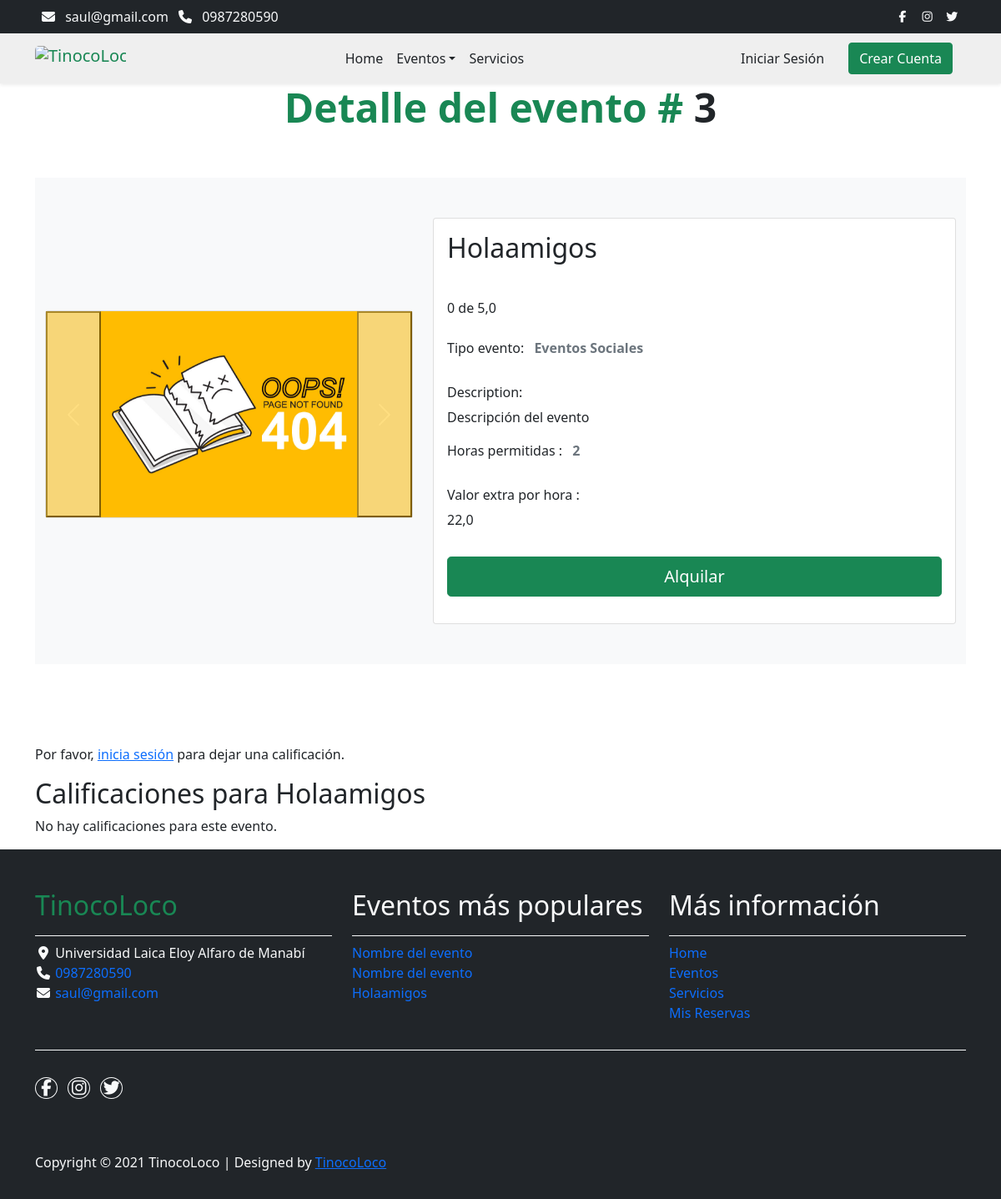
Before: /eventos/3/ with the older database file.
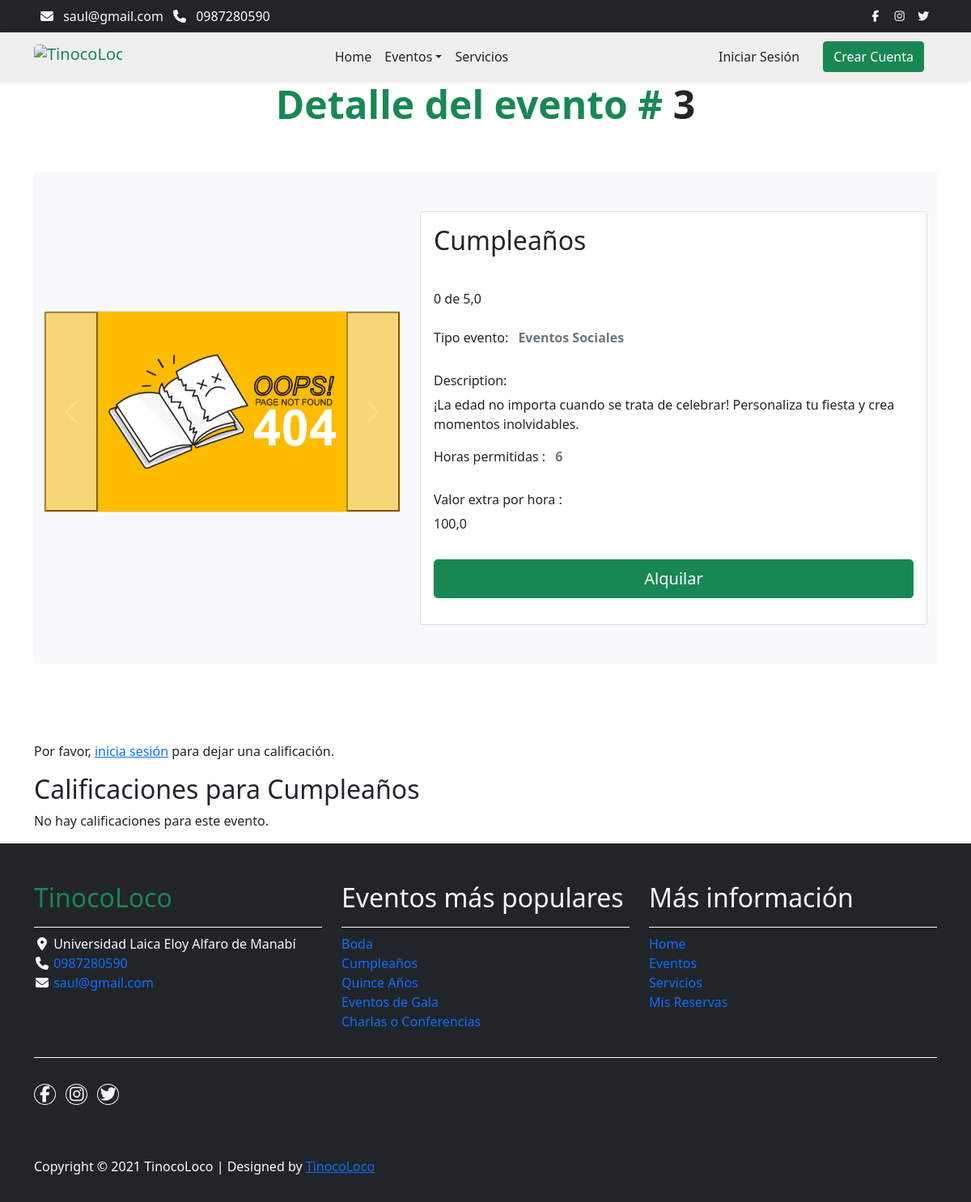
After: the same page with the newer database file.
### eventos/models/foto_evento.py (models this page shows, shortened)
class FotoEvento(models.Model):
    class Meta:
        verbose_name = "Foto del Evento"
        verbose_name_plural = "Fotos de los Eventos"
        ordering = ["fecha_publicacion"]
    evento = models.ForeignKey(
        Evento, on_delete=models.CASCADE, related_name="fotos", verbose_name="Evento"
    )
    foto = CloudinaryField("Foto", blank=True, null=True)
    descripcion = models.TextField(blank=True, null=True, verbose_name="Descripción")
    fecha_publicacion = models.DateTimeField(
        auto_now_add=True, verbose_name="Fecha de Publicación"
    )
    numero_likes = models.IntegerField(default=0, verbose_name="Número de Likes")

### eventos/models/evento.py (models this page shows, shortened)
class Evento(models.Model):
    class Meta:
        verbose_name = 'Evento'
        verbose_name_plural = 'Eventos'
    nombre = models.CharField(max_length=100, default='Nombre del evento', verbose_name='Nombre')
    descripcion = models.CharField(max_length=500, default='Descripción del evento', verbose_name='Descripción')
    valor_referencial = models.FloatField(default=0.0, verbose_name='Valor Referencial')
    numero_horas_permitidas = models.IntegerField(default=0, verbose_name='Número de Horas Permitidas')
    valor_extra_hora = models.FloatField(default=0.0, verbose_name='Valor Extra por Hora')
    tipo_evento = models.ForeignKey(TipoEvento, on_delete=models.CASCADE, verbose_name='Tipo de Evento')

### eventos/models/tipo_evento.py (models this page shows)
class TipoEvento(models.Model):
    class Meta:
        verbose_name = "Tipo de Evento"
        verbose_name_plural = "Tipos de Eventos"
    nombre_evento = models.CharField(max_length=100, verbose_name="Nombre del Evento")
    descripcion = models.TextField(verbose_name="Descripción")
    fecha_creacion = models.DateField(auto_now_add=True, verbose_name="Fecha de Creación")
    imagen = CloudinaryField('Foto', blank=True, null=True)
    def __str__(self) -> str:
        return f"{self.nombre_evento}"

### eventos/views.py (the view)
# urls.py: path("<int:id>/", views.evento_detalle, name="evento_detalle"),
def evento_detalle(request, id):
    evento = get_object_or_404(
        Evento.objects.prefetch_related("fotos", "calificacion_evento"), id=id
    )
    promedio_calificaciones = (
        evento.calificacion_evento.aggregate(Avg("calificacion"))["calificacion__avg"]
        or 0
    )
    if request.method == "POST":
        if not request.user.is_authenticated:
            return redirect("usuarios:iniciar_sesion")
        formulario = CalificacionEventoFormulario(request.POST)
        if formulario.is_valid():
            if evento.calificacion_evento.filter(usuario=request.user).exists():
                messages.warning(request, "Ya has calificado este evento.")
                return redirect("eventos:evento_detalle", id=id)
            calificacion = formulario.save(commit=False)
            calificacion.evento = evento
            calificacion.usuario = request.user
            calificacion.save()
            messages.success(request, "Calificación registrada con éxito.")
            return redirect("eventos:evento_detalle", id=id)
        else:
            messages.error(request, "Error al registrar la calificación.")
    else:
        formulario = CalificacionEventoFormulario(
            initial={
                "evento": evento.id,
                "usuario": request.user.id if request.user.is_authenticated else None,
            }
        )
    return render(
        request,
        "eventos/detalle_evento.html",
        {
            "evento": evento,
            "promedio_range": range(0, int(promedio_calificaciones)),
            "promedio_calificaciones": round(promedio_calificaciones, 1),
            "fotos": evento.fotos.all(),
            "calificaciones": evento.calificacion_evento.all(),
            "form": formulario,
        },
    )

### core/contex_processors.py (called while the page is built)
def configuracion_negocio_context(request):
    return {"configuracion_negocio": ConfiguracionNegocio.objects.first()}

def eventos_mas_gustados_context(request):
    eventos_mas_gustados = Evento.objects.annotate(
        promedio_calificacion=Avg("calificacion_evento__calificacion")
    ).order_by("-promedio_calificacion")[:5]
    return {"eventos_mas_gustados": eventos_mas_gustados}

### eventos/templates/eventos/detalle_evento.html (shortened to what this page needs)
{% extends "eventos/layout/base.html" %}
{% load crispy_forms_tags %}
{% block content %}
    <div class="container" style="width: 100%;">
        {% include "core/components/utils/title.html" with titulo="Detalle del evento #" texto=evento.id %}
    </div>
    {% include 'eventos/components/detalle.html' with item=evento fotos=fotos promedio_range=promedio_range promedio_calificaciones=promedio_calificaciones tipo="evento" %}
    {% include 'core/components/utils/comentarios.html' with evento=evento calificaciones=calificaciones %}
{% endblock %}

### eventos/templates/eventos/components/detalle.html (shortened to what this page needs)
<section class=" py-5">
    <div class="container " style="width: 100%;">
        <section class="bg-light">
            <div class="container pb-5">
                <div class="row">
                    <div class="col-lg-5 mt-5"
                         style="display: flex;
                                justify-content: center;
                                align-items: center;
                                gap: 2em">
                        <div class="card mb-3">{% include 'core/components/utils/carrucel.html' with fotos=fotos %}</div>
                    </div>
                    <div class="col-lg-7 mt-5">
                        <div class="card">
                            <div class="card-body">
                                <h1 class="h2">{{ item.nombre }}</h1>
                                <p class="h3 py-2">{{ valor_referencial }}</p>
                                <p class="py-2">
                                    <span class="list-inline-item text-dark">{{ promedio_calificaciones }} de 5,0</span>
                                </p>
                                <ul class="list-inline">
                                    <li class="list-inline-item">
                                        <h6>Tipo evento:</h6>
                                    </li>
                                    <li class="list-inline-item">
                                        <p class="text-muted">
                                            <strong>{{ item.tipo_evento }}</strong>
                                        </p>
                                    </li>
                                </ul>
                                <h6>Description:</h6>
                                <p>{{ item.descripcion }}</p>
                                <ul class="list-inline">
                                    <li class="list-inline-item">
                                        <h6>Horas permitidas :</h6>
                                    </li>
                                    <li class="list-inline-item">
                                        <p class="text-muted">
                                            <strong>{{ item.numero_horas_permitidas }}</strong>
                                        </p>
                                    </li>
                                </ul>
                                <h6>Valor extra por hora :</h6>
                                <ul class="list-unstyled pb-3">
                                    <li>{{ item.valor_extra_hora }}</li>
                                </ul>
                                <div class="row pb-3">
                                    <div class="col d-grid">
                                        <a href="{% url 'alquileres:nuevo_alquiler' item.id %}"
                                           class="btn btn-success btn-lg">Alquilar</a>
                                    </div>
                                </div>
                            </div>
                        </div>
                    </div>
                </div>
            </div>
        </section>
    </div>
</section>

### core/templates/core/components/utils/carrucel.html (shortened to what this page needs)
{% load static %}
<div id="carouselExample" class="carousel slide">
    <div class="carousel-inner">
        {% if fotos %}
        {% for foto in fotos %}
        <div class="carousel-item {% if forloop.first %}active{% endif %}">
            <img class="d-block w-100"
                src="{% if foto.foto.url %}{{ foto.foto.url }}{% else %}{% static 'img/404.jpg' %}{% endif %}"
                alt="First slide">
        </div>
        {% endfor %}
        {% else %}
        <img class="d-block w-100" src="{% static 'img/404.jpg' %}" alt="First slide">
        {% endif %}
    </div>
    <button class="carousel-control-prev" type="button" data-bs-target="#carouselExample"
        data-bs-slide="prev">
        <span class="carousel-control-prev-icon" aria-hidden="true"></span>
    </button>
    <button class="carousel-control-next" type="button" data-bs-target="#carouselExample"
        data-bs-slide="next">
        <span class="carousel-control-next-icon" aria-hidden="true"></span>
    </button>
</div>

### core/templates/core/components/utils/comentarios.html (shortened to what this page needs)
{% load crispy_forms_tags %}
<div class="container mt-5">
    {% if request.user.is_authenticated %}
    <div class="mt-5">
        <h4>Añadir una calificación:</h4>
        <form class="formulario" method="post" style="">
            {% csrf_token %}
            {{ form|crispy }}
            <button type="submit" class="btn btn-success">Enviar Calificación</button>
        </form>
    </div>
    {% else %}
    <p>
        Por favor, <a href="{% url 'usuarios:iniciar_sesion' %}">inicia sesión</a> para dejar una calificación.
    </p>
    {% endif %}
    <h2>Calificaciones para {{ evento.nombre }}</h2>
    {% if calificaciones %}
    <div class="mt-4">
        <h4>Calificaciones anteriores:</h4>
        <ul class="row"
            style="display: flex; justify-content: space-between; align-items: center; width: 100%; gap: 2em;">
            {% for calificacion in calificaciones %}
            <div class="card bg-dark text-bg-light col-md-5" style="color: white;">
                <h5 class="card-header">{{ calificacion.usuario.username }}</h5>
                <div class="card-body">
                    <h5 class="card-title">{{ calificacion.calificacion }} estrellas</h5>
                    <p class="card-text">{{ calificacion.comentario }}</p>
                    <i style="font-size: .8em;">Fecha: {{ calificacion.fecha_publicacion }}</i>
                </div>
            </div>
            {% endfor %}
        </ul>
    </div>
    {% else %}
    <p>No hay calificaciones para este evento.</p>
    {% endif %}

### core/templates/core/components/layout/footer.html (shortened to what the changed rows need)
{% load static %}
<footer class="bg-dark" id="tempaltemo_footer">
    <div class="container">
        <div class="row">
            <div class="col-md-4 pt-5">
                <h2 class="h2 text-success border-bottom pb-3 border-light logo">{{ configuracion_negocio.nombre }}</h2>
            </div>
            <div class="col-md-4 pt-5">
                <h2 class="h2 text-light border-bottom pb-3 border-light">Eventos más populares</h2>
                <ul class="list-unstyled text-light footer-link-list">
                    {% for evento in eventos_mas_gustados %}
                        <li>
                            <a class="text-decoration-none" href="{% url 'eventos:evento_detalle' evento.id %}">{{ evento.nombre }}</a>
                        </li>
                    {% endfor %}
                </ul>
            </div>
            <div class="col-md-4 pt-5">
                <h2 class="h2 text-light border-bottom pb-3 border-light">Más información</h2>
            </div>
        </div>
    </div>
</footer>

Changed rows visible on the page:
removed Evento: nombre "Nombre del evento"
removed Evento: nombre "Nombre del evento"
changed Evento "Eventos Sociales": nombre "Holaamigos" → "Cumpleaños"; descripcion "Descripción del evento" → "¡La edad no importa cuando se trata de celebrar! Personaliza tu fiesta y crea momentos inolvidables."; numero_horas_permitidas "2" → "6"; valor_extra_hora "22,0" → "100,0"
added Evento: nombre "Boda"
added Evento: nombre "Quince Años"
added Evento: nombre "Eventos de Gala"
added Evento: nombre "Charlas o Conferencias"
